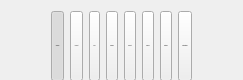
    <widget class="QWidget" name="wTabHeader" native="true">
     <property name="sizePolicy">
      <sizepolicy hsizetype="Preferred" vsizetype="Fixed">
       <horstretch>0</horstretch>
       <verstretch>0</verstretch>
      </sizepolicy>
     </property>
     <property name="minimumSize">
      <size>
       <width>0</width>
       <height>80</height>
      </size>
     </property>
     <property name="maximumSize">
      <size>
       <width>16777215</width>
       <height>80</height>
      </size>
     </property>
     <property name="styleSheet">
      <string notr="true"/>
     </property>
     <layout class="QHBoxLayout" name="horizontalLayout_2">
      <item>
       <spacer name="horizontalSpacer_9">
        <property name="orientation">
         <enum>Qt::Horizontal</enum>
        </property>
        <property name="sizeHint" stdset="0">
         <size>
          <width>40</width>
          <height>20</height>
         </size>
        </property>
       </spacer>
      </item>
      <item>
       <widget class="QToolButton" name="bGeneral">
        <property name="minimumSize">
         <size>
          <width>0</width>
          <height>70</height>
         </size>
        </property>
        <property name="maximumSize">
         <size>
          <width>16777215</width>
          <height>70</height>
         </size>
        </property>
        <property name="font">
         <font>
          <pointsize>-1</pointsize>
          <bold>false</bold>
         </font>
        </property>
        <property name="cursor">
         <cursorShape>PointingHandCursor</cursorShape>
        </property>
        <property name="focusPolicy">
         <enum>Qt::StrongFocus</enum>
        </property>
        <property name="text">
         <string>General</string>
        </property>
        <property name="icon">
         <iconset resource="../Resources_common.qrc">
          <normaloff>:/images/settings-general.svg</normaloff>:/images/settings-general.svg</iconset>
        </property>
        <property name="iconSize">
         <size>
          <width>25</width>
          <height>25</height>
         </size>
        </property>
        <property name="checkable">
         <bool>true</bool>
        </property>
        <property name="checked">
         <bool>true</bool>
        </property>
        <property name="autoExclusive">
         <bool>true</bool>
        </property>
        <property name="toolButtonStyle">
         <enum>Qt::ToolButtonTextUnderIcon</enum>
        </property>
       </widget>
      </item>
      <item>
       <widget class="QToolButton" name="bAccount">
        <property name="minimumSize">
         <size>
          <width>0</width>
          <height>70</height>
         </size>
        </property>
        <property name="maximumSize">
         <size>
          <width>16777215</width>
          <height>70</height>
         </size>
        </property>
        <property name="font">
         <font>
          <pointsize>-1</pointsize>
          <bold>false</bold>
         </font>
        </property>
        <property name="cursor">
         <cursorShape>PointingHandCursor</cursorShape>
        </property>
        <property name="focusPolicy">
         <enum>Qt::StrongFocus</enum>
        </property>
        <property name="text">
         <string>Account</string>
        </property>
        <property name="icon">
         <iconset resource="../Resources_common.qrc">
          <normaloff>:/images/settings-account.svg</normaloff>:/images/settings-account.svg</iconset>
        </property>
        <property name="iconSize">
         <size>
          <width>25</width>
          <height>25</height>
         </size>
        </property>
        <property name="checkable">
         <bool>true</bool>
        </property>
        <property name="autoExclusive">
         <bool>true</bool>
        </property>
        <property name="toolButtonStyle">
         <enum>Qt::ToolButtonTextUnderIcon</enum>
        </property>
       </widget>
      </item>
      <item>
       <widget class="QToolButton" name="bSyncs">
        <property name="minimumSize">
         <size>
          <width>0</width>
          <height>70</height>
         </size>
        </property>
        <property name="maximumSize">
         <size>
          <width>16777215</width>
          <height>70</height>
         </size>
        </property>
        <property name="font">
         <font>
          <pointsize>-1</pointsize>
          <bold>false</bold>
         </font>
        </property>
        <property name="cursor">
         <cursorShape>PointingHandCursor</cursorShape>
        </property>
        <property name="focusPolicy">
         <enum>Qt::StrongFocus</enum>
        </property>
        <property name="text">
         <string>Sync</string>
        </property>
        <property name="icon">
         <iconset resource="../Resources_common.qrc">
          <normaloff>:/images/settings-sync.svg</normaloff>:/images/settings-sync.svg</iconset>
        </property>
        <property name="iconSize">
         <size>
          <width>25</width>
          <height>25</height>
         </size>
        </property>
        <property name="checkable">
         <bool>true</bool>
        </property>
        <property name="autoExclusive">
         <bool>true</bool>
        </property>
        <property name="toolButtonStyle">
         <enum>Qt::ToolButtonTextUnderIcon</enum>
        </property>
       </widget>
      </item>
      <item>
       <widget class="QToolButton" name="bBackup">
        <property name="minimumSize">
         <size>
          <width>0</width>
          <height>70</height>
         </size>
        </property>
        <property name="maximumSize">
         <size>
          <width>16777215</width>
          <height>70</height>
         </size>
        </property>
        <property name="font">
         <font>
          <pointsize>-1</pointsize>
          <bold>false</bold>
         </font>
        </property>
        <property name="cursor">
         <cursorShape>PointingHandCursor</cursorShape>
        </property>
        <property name="focusPolicy">
         <enum>Qt::StrongFocus</enum>
        </property>
        <property name="text">
         <string>Backup</string>
        </property>
        <property name="icon">
         <iconset resource="../Resources_common.qrc">
          <normaloff>:/images/settings-backup.svg</normaloff>:/images/settings-backup.svg</iconset>
        </property>
        <property name="iconSize">
         <size>
          <width>25</width>
          <height>25</height>
         </size>
        </property>
        <property name="checkable">
         <bool>true</bool>
        </property>
        <property name="autoExclusive">
         <bool>true</bool>
        </property>
        <property name="toolButtonStyle">
         <enum>Qt::ToolButtonTextUnderIcon</enum>
        </property>
       </widget>
      </item>
      <item>
       <widget class="QToolButton" name="bSecurity">
        <property name="minimumSize">
         <size>
          <width>0</width>
          <height>70</height>
         </size>
        </property>
        <property name="maximumSize">
         <size>
          <width>16777215</width>
          <height>70</height>
         </size>
        </property>
        <property name="font">
         <font>
          <pointsize>-1</pointsize>
          <bold>false</bold>
         </font>
        </property>
        <property name="cursor">
         <cursorShape>PointingHandCursor</cursorShape>
        </property>
        <property name="focusPolicy">
         <enum>Qt::StrongFocus</enum>
        </property>
        <property name="text">
         <string>Security</string>
        </property>
        <property name="icon">
         <iconset resource="../Resources_common.qrc">
          <normaloff>:/images/settings-shield.svg</normaloff>:/images/settings-shield.svg</iconset>
        </property>
        <property name="iconSize">
         <size>
          <width>25</width>
          <height>25</height>
         </size>
        </property>
        <property name="checkable">
         <bool>true</bool>
        </property>
        <property name="autoExclusive">
         <bool>true</bool>
        </property>
        <property name="toolButtonStyle">
         <enum>Qt::ToolButtonTextUnderIcon</enum>
        </property>
       </widget>
      </item>
      <item>
       <widget class="QToolButton" name="bFolders">
        <property name="minimumSize">
         <size>
          <width>0</width>
          <height>70</height>
         </size>
        </property>
        <property name="maximumSize">
         <size>
          <width>16777215</width>
          <height>70</height>
         </size>
        </property>
        <property name="font">
         <font>
          <pointsize>-1</pointsize>
          <bold>false</bold>
         </font>
        </property>
        <property name="cursor">
         <cursorShape>PointingHandCursor</cursorShape>
        </property>
        <property name="focusPolicy">
         <enum>Qt::StrongFocus</enum>
        </property>
        <property name="text">
         <string>Folders</string>
        </property>
        <property name="icon">
         <iconset resource="../Resources_common.qrc">
          <normaloff>:/images/settings-folders.svg</normaloff>:/images/settings-folders.svg</iconset>
        </property>
        <property name="iconSize">
         <size>
          <width>25</width>
          <height>25</height>
         </size>
        </property>
        <property name="checkable">
         <bool>true</bool>
        </property>
        <property name="autoExclusive">
         <bool>true</bool>
        </property>
        <property name="toolButtonStyle">
         <enum>Qt::ToolButtonTextUnderIcon</enum>
        </property>
       </widget>
      </item>
      <item>
       <widget class="QToolButton" name="bNetwork">
        <property name="minimumSize">
         <size>
          <width>0</width>
          <height>70</height>
         </size>
        </property>
        <property name="maximumSize">
         <size>
          <width>16777215</width>
          <height>70</height>
         </size>
        </property>
        <property name="font">
         <font>
          <pointsize>-1</pointsize>
          <bold>false</bold>
         </font>
        </property>
        <property name="cursor">
         <cursorShape>PointingHandCursor</cursorShape>
        </property>
        <property name="focusPolicy">
         <enum>Qt::StrongFocus</enum>
        </property>
        <property name="text">
         <string>Network</string>
        </property>
        <property name="icon">
         <iconset resource="../Resources_common.qrc">
          <normaloff>:/images/settings-network.svg</normaloff>:/images/settings-network.svg</iconset>
        </property>
        <property name="iconSize">
         <size>
          <width>25</width>
          <height>25</height>
         </size>
        </property>
        <property name="checkable">
         <bool>true</bool>
        </property>
        <property name="autoExclusive">
         <bool>true</bool>
        </property>
        <property name="toolButtonStyle">
         <enum>Qt::ToolButtonTextUnderIcon</enum>
        </property>
       </widget>
      </item>
      <item>
       <widget class="QToolButton" name="bNotifications">
        <property name="minimumSize">
         <size>
          <width>0</width>
          <height>70</height>
         </size>
        </property>
        <property name="maximumSize">
         <size>
          <width>16777215</width>
          <height>70</height>
         </size>
        </property>
        <property name="font">
         <font>
          <pointsize>-1</pointsize>
          <bold>false</bold>
         </font>
        </property>
        <property name="cursor">
         <cursorShape>PointingHandCursor</cursorShape>
        </property>
        <property name="focusPolicy">
         <enum>Qt::StrongFocus</enum>
        </property>
        <property name="text">
         <string>Notifications</string>
        </property>
        <property name="icon">
         <iconset resource="../Resources_common.qrc">
          <normaloff>:/images/settings-notifications.svg</normaloff>:/images/settings-notifications.svg</iconset>
        </property>
        <property name="iconSize">
         <size>
          <width>25</width>
          <height>25</height>
         </size>
        </property>
        <property name="checkable">
         <bool>true</bool>
        </property>
        <property name="checked">
         <bool>false</bool>
        </property>
        <property name="autoExclusive">
         <bool>true</bool>
        </property>
        <property name="toolButtonStyle">
         <enum>Qt::ToolButtonTextUnderIcon</enum>
        </property>
       </widget>
      </item>
      <item>
       <spacer name="horizontalSpacer_19">
        <property name="orientation">
         <enum>Qt::Horizontal</enum>
        </property>
        <property name="sizeHint" stdset="0">
         <size>
          <width>40</width>
          <height>20</height>
         </size>
        </property>
       </spacer>
      </item>
     </layout>
    </widget>
